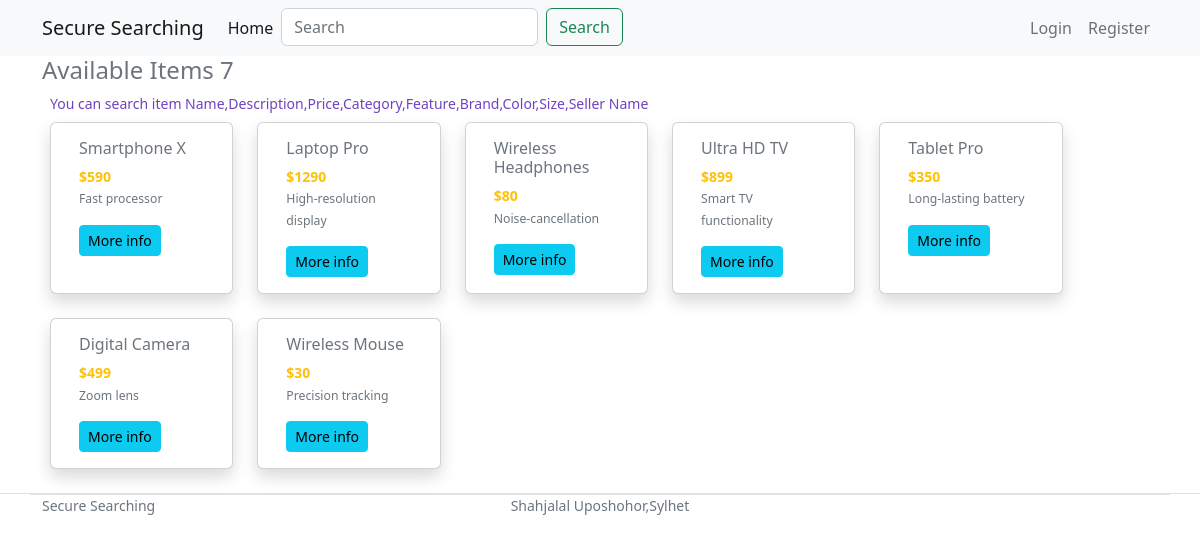
Before: / with the older database file.
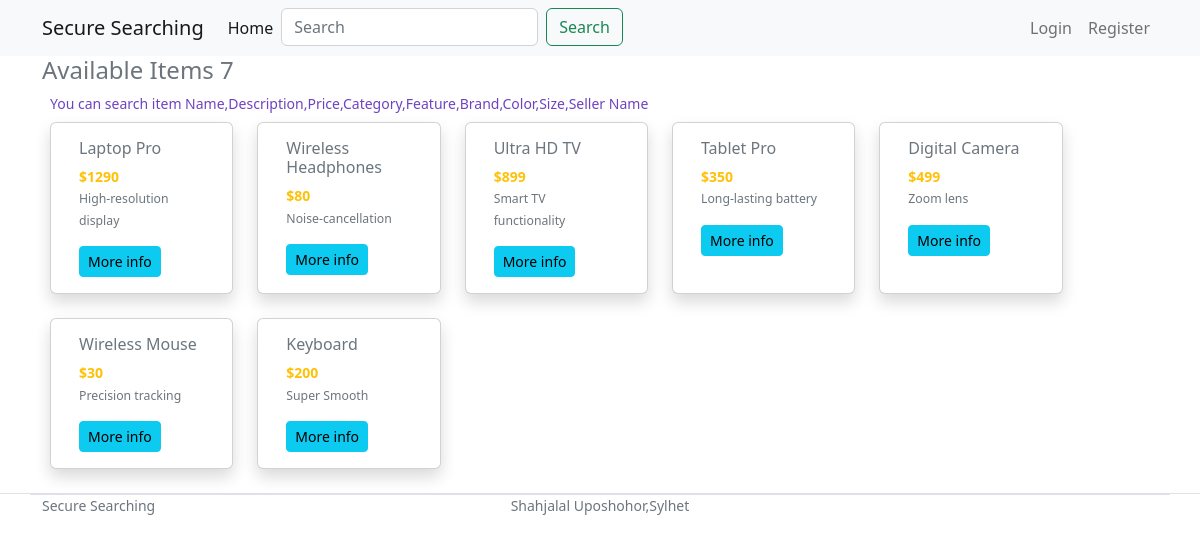
After: the same page with the newer database file.
### content/models.py (models this page shows, shortened)
class Content(models.Model):
    name = models.CharField(max_length=50 , unique=True)
    slug = models.SlugField(max_length=50, unique=True)
    brand = models.CharField(max_length=20)
    category = models.CharField(max_length=20)
    description = models.TextField()
    features = models.CharField(max_length=50)
    price = models.IntegerField()   # 120.65
    colors = models.CharField(max_length=10)
    sizes = models.CharField(max_length=10)
    availability = models.BooleanField(default=False,blank=True)
    rating = models.IntegerField(choices=[(i, i) for i in range(1, 6)])
    num_reviews = models.IntegerField()
    seller_name = models.CharField(max_length=50)
    seller_rating = models.IntegerField(choices=[(i, i) for i in range(1, 6)])
    img = models.ImageField(upload_to='photos/content', blank=True)
    created_at=models.DateTimeField(auto_now_add=True)
    updated_at=models.DateTimeField(auto_now=True)

### secure_searching/views.py (the view)
# urls.py: 2. Add a URL to urlpatterns:  path('', views.home, name='home')
def home(request):
    contents = Content.objects.all()
    count = contents.count()
    context={'contents':contents,'count':count}
    return render(request, 'home.html',context)

### templates/home.html (shortened to what this page needs)
{% extends 'base.html' %}
{% load static %}
{% block content %}
<section class="section-name padding-y-sm">
	<div class="container">
	   <h4 class="title-page">Available Items {{count}} </h4>
	   {% if count %}
	   <p class='m-2' style='color:#6f42c1'>You can search item Name,Description,Price,Category,Feature,Brand,Color,Size,Seller Name</p>
	   {% endif %}
	   <div class="row me-2 ms-2">
		  {% for item in contents %}
		  <div class="card shadow bg-body rounded me-4 mb-4 col-lg-2 col-md-4 col-sm-6">
			 <div class="card-body">
				<h6 class="card-title">{{item.name}}</h6>
				<strong class="card-text text-warning">${{item.price}}</strong>
				<p class="card-text"><small class="text-muted">{{item.features}}</small></p>
				<a  class="btn btn-info btn-sm " href="{% url 'item-detail' item.id %}">More info</a>
			 </div>
		  </div>
		  {% endfor %}
	   </div>
	</div>
 </section>
 {% endblock %}

Changed rows visible on the page:
removed Content: name "Smartphone X", price "590", features "Fast processor"
added Content: name "Keyboard", price "200", features "Super Smooth"
